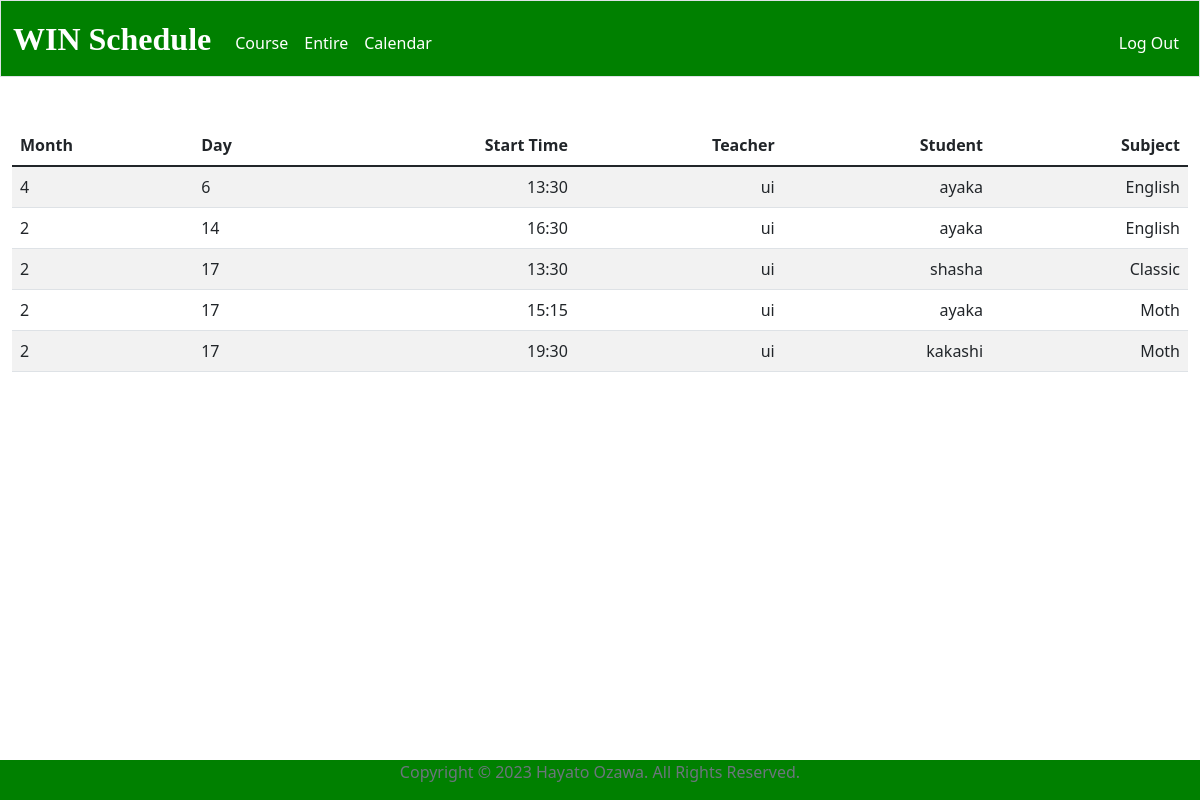
The app's page /entire (signed in), older data.
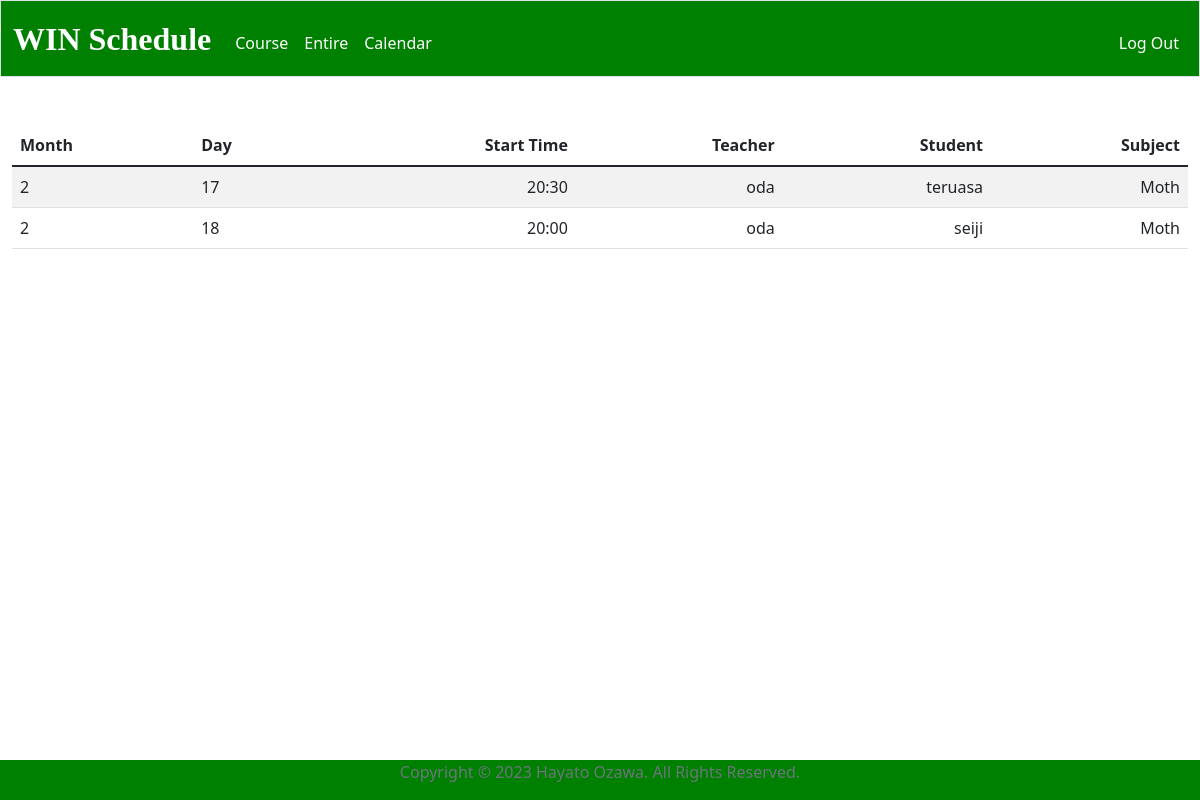
The same page, newer data.
### tables this page shows
CREATE TABLE classes(id INTEGER PRIMARY KEY AUTOINCREMENT, user_id INTEGER NOT NULL, subject TEXT NOT NULL, month INTEGER NOT NULL, day INTEGER NOT NULL, hour INTEGER NOT NULL, minute TEXT NOT NULL, year INTEGER NOT NULL, studentname TEXT NOT NULL, teachername TEXT NOT NULL, FOREIGN KEY (user_id) REFERENCES users(id));

### app.py (the view)
@app.route("/entire")
@login_required
def entire():
    user_id = session["user_id"]
    if is_teacher(user_id) == False:
        return render_template("apology.html", msg="Only teacher can use this page")
    classes = db.execute("SELECT * FROM classes ORDER BY year, month, day, hour, minute")
    return render_template("entire.html", classes=classes)

### app.py (called while the page is built)
def login_required(f):
    @wraps(f)
    def decorated_function(*args, **kwargs):
        if session.get("user_id") is None:
            return redirect("/login")
        return f(*args, **kwargs)
    return decorated_function

def is_teacher(user_id):
    usertype = db.execute("SELECT type FROM users WHERE id = ?", user_id)[0]["type"]
    if usertype != "teacher":
        return False
    else:
        return True

### templates/entire.html (shortened to what this page needs)
{% extends "layout.html" %}
{% block main %}
    <table class="table table-striped">
        <thead>
            <tr>
                <th class="text-start">Month</th>
                <th class="text-start">Day</th>
                <th class="text-end">Start Time</th>
                <th class="text-end">Teacher</th>
                <th class="text-end">Student</th>
                <th class="text-end">Subject</th>
            </tr>
        </thead>
    <tbody>
            {% for class in classes %}
                <tr>
                    <td class="text-start">{{ class["month"] }}</td>
                    <td class="text-start">{{ class["day"] }}</td>
                    <td class="text-end">{{ class["hour"] }}:{{ class["minute"] }}</td>
                    <td class="text-end">{{ class["teachername"] }}</td>
                    <td class="text-end">{{ class["studentname"] }}</td>
                    <td class="text-end">{{ class["subject"] }}</td>
                </tr>
            {% endfor %}
        </tbody>
    </table>
{% endblock %}

### templates/layout.html (shortened to what this page needs)
<!DOCTYPE html>
<html lang="ja">
    <head>
        <link href="https://cdn.jsdelivr.net/npm/bootstrap@5.1.3/dist/css/bootstrap.min.css" rel="stylesheet">
        <link href="/static/styles.css" rel="stylesheet">
    </head>
    <body>
        <nav class="border navbar navbar-expand-md navbar-light w-100 h-auto">
            <div class="container-fluid">
                <a class="navbar-brand" href="/"><span class ="win">WIN Schedule</span></a>
                <div class="collapse navbar-collapse" id="navbar">
                    {% if session["user_id"] %}
                        <ul class="navbar-nav me-auto mt-2">
                            <li class="nav-item"><a class="nav-link" href="/course">Course</a></li>
                            <li class="nav-item"><a class="nav-link" href="/entire">Entire</a></li>
                            <li class="nav-item"><a class="nav-link" href="/calendar">Calendar</a></li>
                        </ul>
                        <ul class="navbar-nav ms-auto mt-2">
                            <li class="nav-item"><a class="nav-link" href="/logout">Log Out</a></li>
                        </ul>
                    {% else %}
                        <ul class="navbar-nav ms-auto mt-2">
                            <li class="nav-item"><a class="nav-link" href="/register">Register</a></li>
                            <li class="nav-item"><a class="nav-link" href="/login">Log In</a></li>
                        </ul>
                    {% endif %}
                </div>
            </div>
        </nav>
        <main class="container-fluid py-5 text-center">
            {% block main %}{% endblock %}
        </main>
        <footer class="footer w-100 h-auto">
            <div class="container">
              <p class="text-muted text-center">Copyright © 2023 Hayato Ozawa. All Rights Reserved.</p>
            </div>
        </footer>
    </body>
</html>

### static/styles.css (style rules this page uses)
nav { background-color: green; }
nav .navbar-brand { font-size: xx-large; }
.navbar-light .navbar-nav .nav-link { color: white; }
nav .navbar-brand .win { font-family: impact; font-weight: bold; color: white; }
.footer { background-color: green; position: absolute; bottom: 0; width: 100%; }

Row changes from the older to the newer data that the page shows:
removed classes: month "2", day "14", hour "16", minute "30", teachername "ui", studentname "ayaka", subject "English"
removed classes: month "2", day "17", hour "13", minute "30", teachername "ui", studentname "shasha", subject "Classic"
removed classes: month "2", day "17", hour "15", minute "15", teachername "ui", studentname "ayaka", subject "Moth"
removed classes: month "2", day "17", hour "19", minute "30", teachername "ui", studentname "kakashi", subject "Moth"
changed classes: month "4" → "2"; day "6" → "17"; hour "13" → "20"; teachername "ui" → "oda"; studentname "ayaka" → "teruasa"; subject "English" → "Moth"
added classes: month "2", day "18", hour "20", minute "00", teachername "oda", studentname "seiji", subject "Moth"
